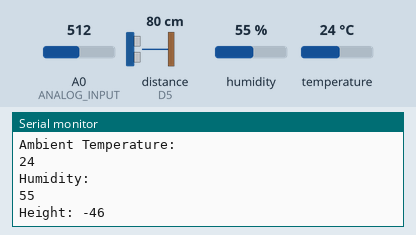
This sketch was run on a simulated ESP8266 (NodeMCU). On the bench: the last lines printed to the serial monitor. The test bench sets the inputs (shaded band); at power-on: A0 (ANALOG_INPUT) = 512, distance to the obstacle (sensor on D5) 80 cm, humidity 55 %, temperature 24 °C. The echo pulse lasts 58.3 µs per cm; WiFi joins after 1.5 s; servers stay silent unless stated.

Above: at 15.8 s.
15.9 s: A0 (ANALOG_INPUT) set to 290
At 19.5 s:
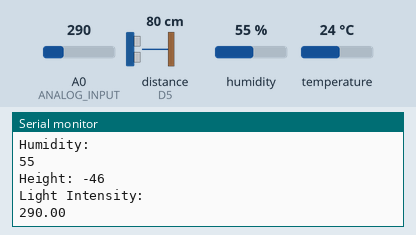
23.4 s: A0 (ANALOG_INPUT) set to 90
At 33.3 s:
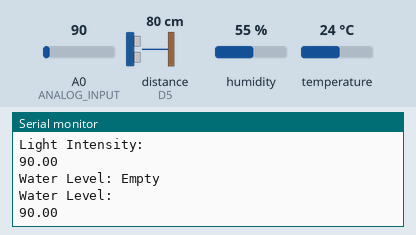
34.0 s: distance to the obstacle (sensor on D5) set to 2 cm
At 36.5 s:
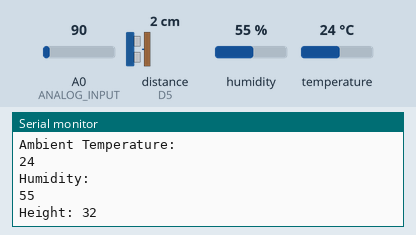
41.5 s: humidity set to 22 %
At 48.8 s:
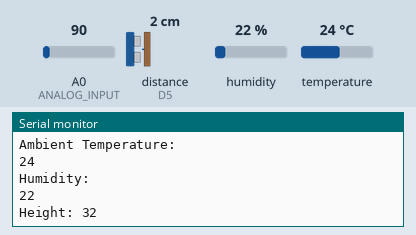
49.0 s: A0 (ANALOG_INPUT) set to 716
At 57.0 s:
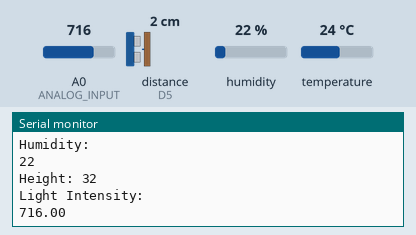
Timing chart, 0 to 58.5 s (numbered marks = the images above; inputs shaded):
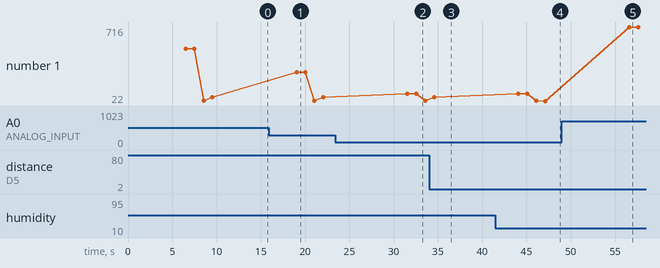

The sketch:

FarmMonitoringSystem.ino
```cpp
#include <ESP8266WiFi.h>
#include <ESP8266WebServer.h>
#include <DHT.h>
#include "DHT.h"
#include <ThingSpeak.h> // always include thingspeak header file after other header files and custom macros

char ssid[] = "ZTE_2.4G_VEHbs3";   // your network SSID (name)
char pass[] = "Moleno_94";   // your network password
int keyIndex = 0;            // your network key Index number (needed only for WEP)
WiFiClient  client;

unsigned long myChannelNumber = 1518745;
const char * myWriteAPIKey = "GYD1ESC349Z479BB";

#define MUX_A D3
#define MUX_B D2
#define MUX_C D1
#define DHTPIN D4
#define DHTTYPE DHT11

#define ANALOG_INPUT A0

int ambtemp=0;
int hum=0;
float waterlvl;
float lightint;
int height;
long duration;
int distance;
const int initialHeight = 33;
const int trigPin = 12;  //D6
const int echoPin = 14;  //D5

DHT dht(DHTPIN, DHTTYPE);

void setup() {
  dht.begin();
  Serial.begin(115200);  // Initialize serial
  while (!Serial) {
    ;
  }
  WiFi.mode(WIFI_STA);
  ThingSpeak.begin(client);  // Initialize ThingSpeak
  pinMode(MUX_A, OUTPUT);
  pinMode(MUX_B, OUTPUT);
  pinMode(MUX_C, OUTPUT);
  pinMode(trigPin, OUTPUT); // Sets the trigPin as an Output
  pinMode(echoPin, INPUT); // Sets the echoPin as an Input
}

void changeMux(int c, int b, int a) {
  digitalWrite(MUX_A, a);
  digitalWrite(MUX_B, b);
  digitalWrite(MUX_C, c);
}

void loop() {
  // Connect or reconnect to WiFi
  if (WiFi.status() != WL_CONNECTED) {
    Serial.print("Attempting to connect to SSID: ");
    Serial.print("ZTE_2.4G_VEHbs3");
    while (WiFi.status() != WL_CONNECTED) {
      WiFi.begin(ssid, pass);  // Connect to WPA/WPA2 network. Change this line if using open or WEP network
      Serial.print(".");
      delay(5000);
    }
    Serial.println("\nConnected.");

  }

  int v = ThingSpeak.writeField(myChannelNumber, 1, ambtemp, myWriteAPIKey);
  int w = ThingSpeak.writeField(myChannelNumber, 2, hum, myWriteAPIKey);
  int x = ThingSpeak.writeField(myChannelNumber, 3, waterlvl, myWriteAPIKey);
  int y = ThingSpeak.writeField(myChannelNumber, 4, lightint, myWriteAPIKey);
  int z = ThingSpeak.writeField(myChannelNumber, 5, height, myWriteAPIKey);

  changeMux(LOW, LOW, HIGH);
  lightint = analogRead(ANALOG_INPUT); //Value of the sensor connected Option 1 pin of Mux (Read the values from photoresistor)
  Serial.println("Light Intensity: ");
  Serial.println(lightint);
  delay(1000);

  changeMux(LOW, HIGH, LOW);
  waterlvl = analogRead(ANALOG_INPUT); //Value of the sensor connected Option 2 pin of Mux (Read the values from the water level sensor)
  if (waterlvl<=100)
    { Serial.println("Water Level: Empty"); }
    else if (waterlvl>100 && waterlvl<=300)
    { Serial.println("Water Level: Low"); }
    else if (waterlvl>300 && waterlvl<=680)
    { Serial.println("Water Level: Medium"); }
    else if (waterlvl>680)
    { Serial.println("Water Level: High"); }
  Serial.println("Water Level: ");
  Serial.println(waterlvl);
  delay(1000);

  ambtemp = dht.readTemperature(); // Reads the temperature from DHT11 sensor
  Serial.println("Ambient Temperature: ");
  Serial.println(ambtemp);
  delay(1000);

  hum = dht.readHumidity(); // Reads the humidity from DHT11 sensor
  Serial.println("Humidity: ");
  Serial.println(hum);
  delay(1000);

  // Clears the trigPin
  digitalWrite(trigPin, LOW);
  delayMicroseconds(2);

  // Sets the trigPin on HIGH state for 10 micro seconds
  digitalWrite(trigPin, HIGH);
  delayMicroseconds(10);
  digitalWrite(trigPin, LOW);

  // Reads the echoPin, returns the sound wave travel time in microseconds
  duration = pulseIn(echoPin, HIGH);

  // Calculating the distance
  distance = duration*0.034/2;
  height = initialHeight - distance; //calculates the plant height
  // Prints the distance on the Serial Monitor
  Serial.print("Height: ");
  Serial.println(height);
  delay(2000);

  delay(5000); // Wait 10 seconds to update the channel again
}
```

Measured:
- after the input at 15.9 s, the serial monitor: prints a new line after 3.1 s (image 1)
- after the input at 23.4 s, the serial monitor: prints a new line after 8.2 s (image 2)
- after the input at 34.0 s, the serial monitor: prints a new line after 1.6 s (image 3)
- after the input at 41.5 s, the serial monitor: prints a new line after 5.6 s (image 4)
- after the input at 49.0 s, the serial monitor: prints a new line after 7.6 s (image 5)
- plotted number 1: 55 → 22 after the input at 41.5 s
